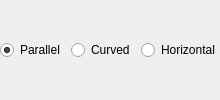
                               <widget class="QWidget" name="pageLine">
                                <layout class="QGridLayout" name="gridLayout_14">
                                 <property name="margin">
                                  <number>0</number>
                                 </property>
                                 <item row="0" column="1">
                                  <widget class="QRadioButton" name="radLineCurved">
                                   <property name="sizePolicy">
                                    <sizepolicy hsizetype="Maximum" vsizetype="Fixed">
                                     <horstretch>0</horstretch>
                                     <verstretch>0</verstretch>
                                    </sizepolicy>
                                   </property>
                                   <property name="text">
                                    <string>Curved</string>
                                   </property>
                                  </widget>
                                 </item>
                                 <item row="0" column="0">
                                  <widget class="QRadioButton" name="radLineParallel">
                                   <property name="sizePolicy">
                                    <sizepolicy hsizetype="Maximum" vsizetype="Fixed">
                                     <horstretch>0</horstretch>
                                     <verstretch>0</verstretch>
                                    </sizepolicy>
                                   </property>
                                   <property name="text">
                                    <string>Parallel</string>
                                   </property>
                                   <property name="checked">
                                    <bool>true</bool>
                                   </property>
                                  </widget>
                                 </item>
                                 <item row="0" column="2">
                                  <widget class="QRadioButton" name="radLineHorizontal">
                                   <property name="text">
                                    <string>Horizontal</string>
                                   </property>
                                  </widget>
                                 </item>
                                </layout>
                               </widget>
